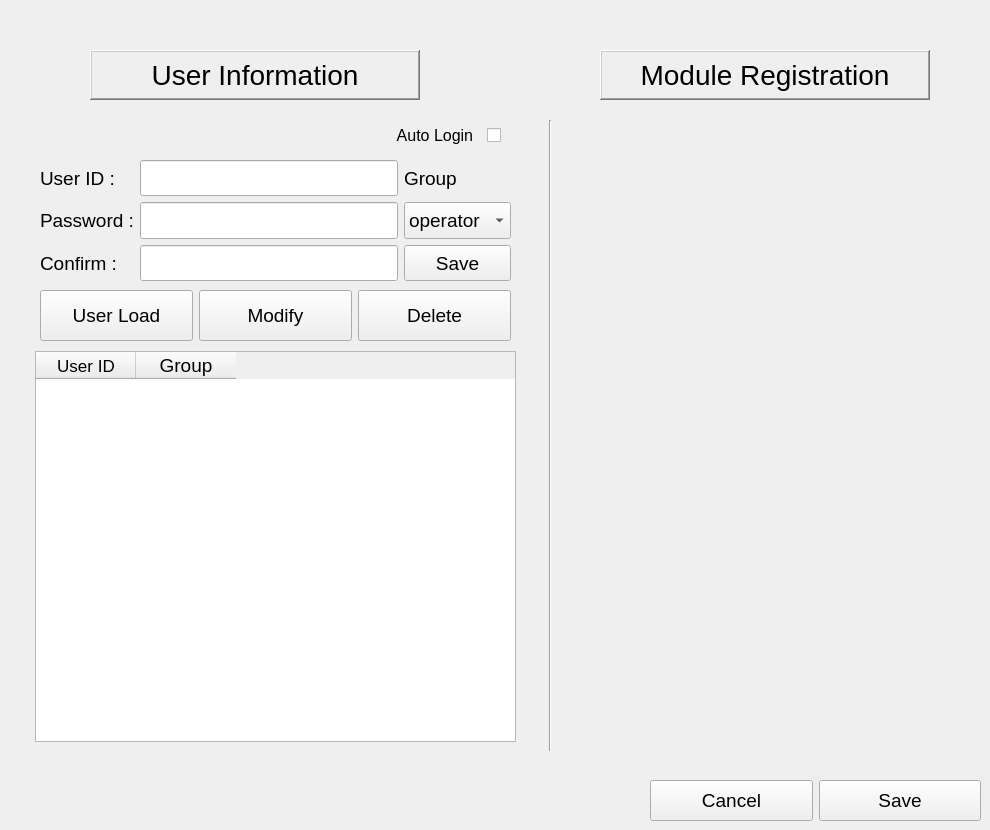
  <widget class="QWidget" name="config_tab">
   <attribute name="title">
    <string>CONFIG</string>
   </attribute>
   <widget class="QLabel" name="label">
    <property name="geometry">
     <rect>
      <x>90</x>
      <y>50</y>
      <width>330</width>
      <height>50</height>
     </rect>
    </property>
    <property name="font">
     <font>
      <pointsize>21</pointsize>
     </font>
    </property>
    <property name="frameShape">
     <enum>QFrame::WinPanel</enum>
    </property>
    <property name="frameShadow">
     <enum>QFrame::Raised</enum>
    </property>
    <property name="lineWidth">
     <number>3</number>
    </property>
    <property name="text">
     <string>User Information</string>
    </property>
    <property name="alignment">
     <set>Qt::AlignCenter</set>
    </property>
    <property name="margin">
     <number>2</number>
    </property>
   </widget>
   <widget class="Line" name="line">
    <property name="geometry">
     <rect>
      <x>540</x>
      <y>120</y>
      <width>20</width>
      <height>631</height>
     </rect>
    </property>
    <property name="orientation">
     <enum>Qt::Vertical</enum>
    </property>
   </widget>
   <widget class="QLabel" name="label_4">
    <property name="geometry">
     <rect>
      <x>600</x>
      <y>50</y>
      <width>330</width>
      <height>50</height>
     </rect>
    </property>
    <property name="font">
     <font>
      <pointsize>21</pointsize>
     </font>
    </property>
    <property name="frameShape">
     <enum>QFrame::WinPanel</enum>
    </property>
    <property name="frameShadow">
     <enum>QFrame::Raised</enum>
    </property>
    <property name="lineWidth">
     <number>3</number>
    </property>
    <property name="text">
     <string>Module Registration</string>
    </property>
    <property name="alignment">
     <set>Qt::AlignCenter</set>
    </property>
    <property name="margin">
     <number>2</number>
    </property>
   </widget>
   <widget class="QCheckBox" name="autocheck">
    <property name="enabled">
     <bool>true</bool>
    </property>
    <property name="geometry">
     <rect>
      <x>350</x>
      <y>120</y>
      <width>151</width>
      <height>31</height>
     </rect>
    </property>
    <property name="sizePolicy">
     <sizepolicy hsizetype="Maximum" vsizetype="Maximum">
      <horstretch>0</horstretch>
      <verstretch>0</verstretch>
     </sizepolicy>
    </property>
    <property name="baseSize">
     <size>
      <width>16</width>
      <height>16</height>
     </size>
    </property>
    <property name="font">
     <font>
      <pointsize>12</pointsize>
     </font>
    </property>
    <property name="layoutDirection">
     <enum>Qt::RightToLeft</enum>
    </property>
    <property name="text">
     <string>Auto Login  </string>
    </property>
    <property name="iconSize">
     <size>
      <width>16</width>
      <height>16</height>
     </size>
    </property>
   </widget>
   <widget class="QTableWidget" name="userinfo">
    <property name="geometry">
     <rect>
      <x>35</x>
      <y>351</y>
      <width>481</width>
      <height>391</height>
     </rect>
    </property>
    <property name="sizePolicy">
     <sizepolicy hsizetype="Fixed" vsizetype="Fixed">
      <horstretch>0</horstretch>
      <verstretch>0</verstretch>
     </sizepolicy>
    </property>
    <property name="font">
     <font>
      <pointsize>13</pointsize>
     </font>
    </property>
    <column>
     <property name="text">
      <string>User ID</string>
     </property>
     <property name="font">
      <font>
       <pointsize>13</pointsize>
      </font>
     </property>
     <property name="textAlignment">
      <set>AlignCenter</set>
     </property>
    </column>
    <column>
     <property name="text">
      <string>Group</string>
     </property>
     <property name="font">
      <font>
       <pointsize>14</pointsize>
      </font>
     </property>
     <property name="textAlignment">
      <set>AlignCenter</set>
     </property>
    </column>
   </widget>
   <widget class="QWidget" name="horizontalLayoutWidget">
    <property name="geometry">
     <rect>
      <x>40</x>
      <y>290</y>
      <width>471</width>
      <height>51</height>
     </rect>
    </property>
    <layout class="QHBoxLayout" name="horizontalLayout">
     <item>
      <widget class="QPushButton" name="userload">
       <property name="sizePolicy">
        <sizepolicy hsizetype="Minimum" vsizetype="Expanding">
         <horstretch>0</horstretch>
         <verstretch>0</verstretch>
        </sizepolicy>
       </property>
       <property name="font">
        <font>
         <pointsize>14</pointsize>
        </font>
       </property>
       <property name="text">
        <string>User Load</string>
       </property>
      </widget>
     </item>
     <item>
      <widget class="QPushButton" name="usermodify">
       <property name="sizePolicy">
        <sizepolicy hsizetype="Minimum" vsizetype="Expanding">
         <horstretch>0</horstretch>
         <verstretch>0</verstretch>
        </sizepolicy>
       </property>
       <property name="font">
        <font>
         <pointsize>14</pointsize>
        </font>
       </property>
       <property name="text">
        <string>Modify</string>
       </property>
      </widget>
     </item>
     <item>
      <widget class="QPushButton" name="userdelete">
       <property name="sizePolicy">
        <sizepolicy hsizetype="Minimum" vsizetype="Expanding">
         <horstretch>0</horstretch>
         <verstretch>0</verstretch>
        </sizepolicy>
       </property>
       <property name="font">
        <font>
         <pointsize>14</pointsize>
        </font>
       </property>
       <property name="text">
        <string>Delete</string>
       </property>
      </widget>
     </item>
    </layout>
   </widget>
   <widget class="QWidget" name="horizontalLayoutWidget_2">
    <property name="geometry">
     <rect>
      <x>40</x>
      <y>160</y>
      <width>471</width>
      <height>121</height>
     </rect>
    </property>
    <layout class="QHBoxLayout" name="horizontalLayout_2">
     <item>
      <layout class="QVBoxLayout" name="verticalLayout">
       <item>
        <widget class="QLabel" name="label_15">
         <property name="sizePolicy">
          <sizepolicy hsizetype="Preferred" vsizetype="Expanding">
           <horstretch>0</horstretch>
           <verstretch>0</verstretch>
          </sizepolicy>
         </property>
         <property name="font">
          <font>
           <pointsize>14</pointsize>
          </font>
         </property>
         <property name="text">
          <string>User ID :</string>
         </property>
        </widget>
       </item>
       <item>
        <widget class="QLabel" name="label_16">
         <property name="sizePolicy">
          <sizepolicy hsizetype="Preferred" vsizetype="Expanding">
           <horstretch>0</horstretch>
           <verstretch>0</verstretch>
          </sizepolicy>
         </property>
         <property name="font">
          <font>
           <pointsize>14</pointsize>
          </font>
         </property>
         <property name="text">
          <string>Password :</string>
         </property>
        </widget>
       </item>
       <item>
        <widget class="QLabel" name="label_17">
         <property name="sizePolicy">
          <sizepolicy hsizetype="Preferred" vsizetype="Expanding">
           <horstretch>0</horstretch>
           <verstretch>0</verstretch>
          </sizepolicy>
         </property>
         <property name="font">
          <font>
           <pointsize>14</pointsize>
          </font>
         </property>
         <property name="text">
          <string>Confirm :</string>
         </property>
        </widget>
       </item>
      </layout>
     </item>
     <item>
      <layout class="QVBoxLayout" name="verticalLayout_2">
       <item>
        <widget class="QLineEdit" name="userid">
         <property name="sizePolicy">
          <sizepolicy hsizetype="Expanding" vsizetype="Expanding">
           <horstretch>0</horstretch>
           <verstretch>0</verstretch>
          </sizepolicy>
         </property>
         <property name="font">
          <font>
           <pointsize>13</pointsize>
          </font>
         </property>
        </widget>
       </item>
       <item>
        <widget class="QLineEdit" name="passwd">
         <property name="sizePolicy">
          <sizepolicy hsizetype="Expanding" vsizetype="Expanding">
           <horstretch>0</horstretch>
           <verstretch>0</verstretch>
          </sizepolicy>
         </property>
         <property name="font">
          <font>
           <pointsize>13</pointsize>
          </font>
         </property>
         <property name="echoMode">
          <enum>QLineEdit::Password</enum>
         </property>
        </widget>
       </item>
       <item>
        <widget class="QLineEdit" name="passwdconfirm">
         <property name="sizePolicy">
          <sizepolicy hsizetype="Expanding" vsizetype="Expanding">
           <horstretch>0</horstretch>
           <verstretch>0</verstretch>
          </sizepolicy>
         </property>
         <property name="font">
          <font>
           <pointsize>13</pointsize>
          </font>
         </property>
         <property name="echoMode">
          <enum>QLineEdit::Password</enum>
         </property>
        </widget>
       </item>
      </layout>
     </item>
     <item>
      <layout class="QVBoxLayout" name="verticalLayout_3">
       <item>
        <widget class="QLabel" name="label_18">
         <property name="sizePolicy">
          <sizepolicy hsizetype="Preferred" vsizetype="Expanding">
           <horstretch>0</horstretch>
           <verstretch>0</verstretch>
          </sizepolicy>
         </property>
         <property name="font">
          <font>
           <pointsize>14</pointsize>
          </font>
         </property>
         <property name="text">
          <string>Group</string>
         </property>
        </widget>
       </item>
       <item>
        <widget class="QComboBox" name="grpcombo">
         <property name="sizePolicy">
          <sizepolicy hsizetype="Preferred" vsizetype="Expanding">
           <horstretch>0</horstretch>
           <verstretch>0</verstretch>
          </sizepolicy>
         </property>
         <property name="font">
          <font>
           <pointsize>14</pointsize>
          </font>
         </property>
         <item>
          <property name="text">
           <string>operator</string>
          </property>
         </item>
         <item>
          <property name="text">
           <string>engineer</string>
          </property>
         </item>
         <item>
          <property name="text">
           <string>admin</string>
          </property>
         </item>
        </widget>
       </item>
       <item>
        <widget class="QPushButton" name="usersave">
         <property name="sizePolicy">
          <sizepolicy hsizetype="Minimum" vsizetype="Expanding">
           <horstretch>0</horstretch>
           <verstretch>0</verstretch>
          </sizepolicy>
         </property>
         <property name="font">
          <font>
           <pointsize>14</pointsize>
          </font>
         </property>
         <property name="text">
          <string>Save</string>
         </property>
        </widget>
       </item>
      </layout>
     </item>
    </layout>
   </widget>
   <widget class="QWidget" name="horizontalLayoutWidget_5">
    <property name="geometry">
     <rect>
      <x>650</x>
      <y>780</y>
      <width>331</width>
      <height>41</height>
     </rect>
    </property>
    <layout class="QHBoxLayout" name="horizontalLayout_6">
     <item>
      <widget class="QPushButton" name="usersave_3">
       <property name="sizePolicy">
        <sizepolicy hsizetype="Minimum" vsizetype="Expanding">
         <horstretch>0</horstretch>
         <verstretch>0</verstretch>
        </sizepolicy>
       </property>
       <property name="font">
        <font>
         <pointsize>14</pointsize>
        </font>
       </property>
       <property name="text">
        <string>Cancel</string>
       </property>
      </widget>
     </item>
     <item>
      <widget class="QPushButton" name="usersave_2">
       <property name="sizePolicy">
        <sizepolicy hsizetype="Minimum" vsizetype="Expanding">
         <horstretch>0</horstretch>
         <verstretch>0</verstretch>
        </sizepolicy>
       </property>
       <property name="font">
        <font>
         <pointsize>14</pointsize>
        </font>
       </property>
       <property name="text">
        <string>Save</string>
       </property>
      </widget>
     </item>
    </layout>
   </widget>
  </widget>
